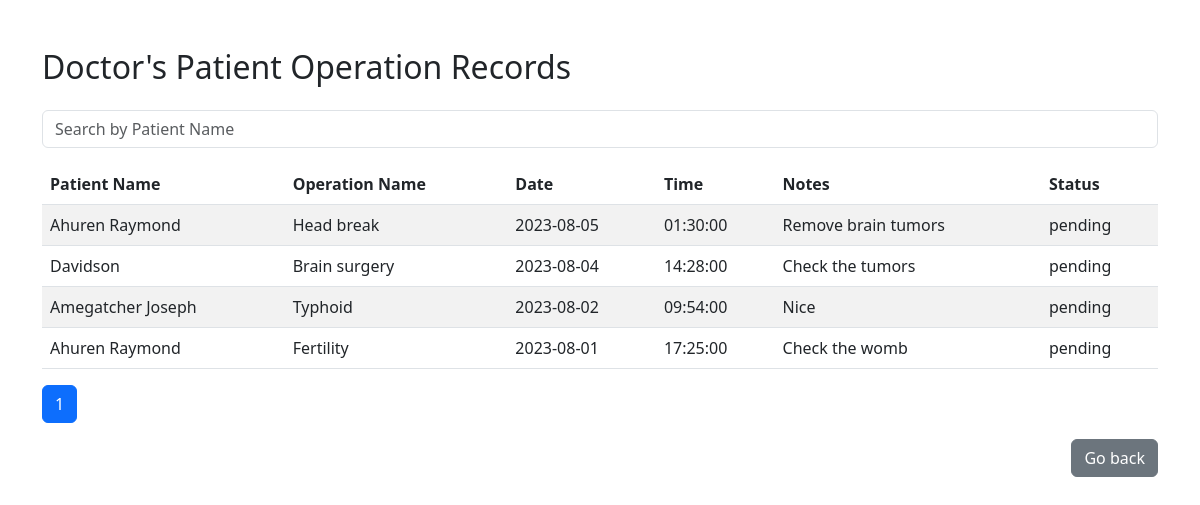
Screenshot of /dashboard/doctors/view_operations.php (signed in) with the database file from the repository.
### tables this page shows
CREATE TABLE `operations` (
  `id` int(11) NOT NULL,
  `patient_id` varchar(255) NOT NULL,
  `doctor_id` int(11) NOT NULL,
  `operation_name` varchar(255) NOT NULL,
  `operation_date` date NOT NULL,
  `operation_time` time NOT NULL,
  `operation_notes` text DEFAULT NULL,
  `status` varchar(20) DEFAULT 'Pending'
);

CREATE TABLE `patients` (
  `id` int(11) NOT NULL,
  `fullname` varchar(255) NOT NULL,
  `email` varchar(255) NOT NULL,
  `phone` varchar(20) NOT NULL,
  `date_of_birth` date NOT NULL,
  `gender` enum('Male','Female','Other') NOT NULL,
  `address` varchar(650) DEFAULT NULL,
  `location` varchar(255) DEFAULT NULL,
  `password` varchar(255) NOT NULL,
  `status` varchar(20) DEFAULT 'unconfirmed'
);

### dashboard/doctors/view_operations.php (the view, shortened to what this page needs)
<?php
require_once "../../config/db.php";
$doctor_id = $_SESSION["id"];
$itemsPerPage = 5;
$page = isset($_GET['page']) ? $_GET['page'] : 1;
$sql = "SELECT o.id, p.fullname AS patient_name,
               o.operation_name, o.operation_date, o.operation_time, o.operation_notes, o.status
        FROM operations o
        INNER JOIN patients p ON o.patient_id = p.id
        WHERE o.doctor_id = ?
        ORDER BY o.operation_date DESC, o.operation_time DESC
        LIMIT $itemsPerPage OFFSET " . (($page - 1) * $itemsPerPage);
$result = mysqli_prepare($connection, $sql);
if ($result) {
    mysqli_stmt_bind_param($result, "i", $doctor_id);
    mysqli_stmt_execute($result);
    $result = mysqli_stmt_get_result($result);
}
?>
<!DOCTYPE html>
<html lang="en">
<head>
    <link rel="stylesheet" href="https://cdn.jsdelivr.net/npm/bootstrap@5.3.0/dist/css/bootstrap.min.css">
</head>
<body>
    <div class="container mt-5">
        <?php if ($result && mysqli_num_rows($result) > 0) : ?>
            <h2 class="mb-4">Doctor's Patient Operation Records</h2>
            <input type="text" class="form-control mb-3" id="searchInput" placeholder="Search by Patient Name">
            <table class="table table-striped">
                <thead>
                    <tr>
                        <th>Patient Name</th>
                        <th>Operation Name</th>
                        <th>Date</th>
                        <th>Time</th>
                        <th>Notes</th>
                        <th>Status</th>
                    </tr>
                </thead>
                <tbody>
                    <?php while ($row = mysqli_fetch_assoc($result)) : ?>
                        <tr>
                            <td><?php echo $row['patient_name']; ?></td>
                            <td><?php echo $row['operation_name']; ?></td>
                            <td><?php echo $row['operation_date']; ?></td>
                            <td><?php echo $row['operation_time']; ?></td>
                            <td><?php echo $row['operation_notes']; ?></td>
                            <td><?php echo $row['status']; ?></td>
                        </tr>
                    <?php endwhile; ?>
                </tbody>
            </table>
            <nav aria-label="Page navigation">
                <ul class="pagination">
                    <?php
                    $totalPages = ceil(mysqli_num_rows(mysqli_query($connection, "SELECT * FROM operations WHERE doctor_id = $doctor_id")) / $itemsPerPage);
                    for ($i = 1; $i <= $totalPages; $i++) :
                    ?>
                        <li class="page-item <?php echo $page == $i ? 'active' : ''; ?>">
                            <a class="page-link" href="?page=<?php echo $i; ?>"><?php echo $i; ?></a>
                        </li>
                    <?php endfor; ?>
                </ul>
            </nav>
        <?php else : ?>
            <p>No patient operation records found.</p>
        <?php endif; ?>
        <p class="text-end"><a href="./doctorsdashboard.php" class="btn btn-secondary">Go back</a></p>
    </div>
</body>
</html>

### rows the page displays
operations: patient.fullname "Ahuren Raymond", operation_name "Head break", operation_date "2023-08-05", operation_time "01:30:00", operation_notes "Remove brain tumors", status "pending"
operations: patient.fullname "Davidson", operation_name "Brain surgery", operation_date "2023-08-04", operation_time "14:28:00", operation_notes "Check the tumors", status "pending"
operations: patient.fullname "Amegatcher Joseph", operation_name "Typhoid", operation_date "2023-08-02", operation_time "09:54:00", operation_notes "Nice", status "pending"
operations: patient.fullname "Ahuren Raymond", operation_name "Fertility", operation_date "2023-08-01", operation_time "17:25:00", operation_notes "Check the womb", status "pending"
